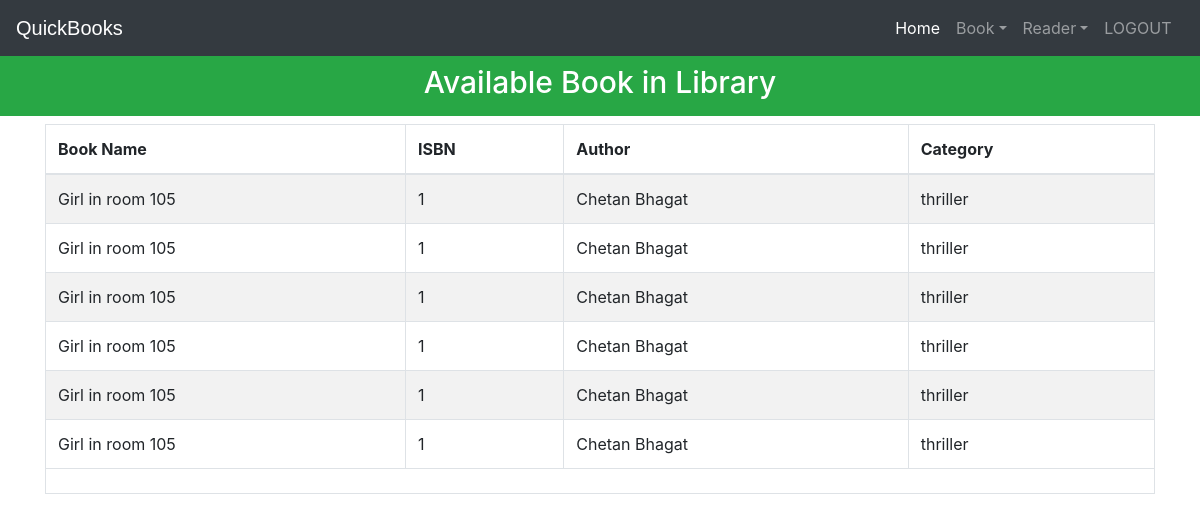
The app's page /viewbook (signed in) with its own data.
### library/models.py (models this page shows, shortened)
class Book(models.Model):
    catchoice= [
        ('education', 'Education'),
        ('entertainment', 'Entertainment'),
        ('comics', 'Comics'),
        ('biography', 'Biography'),
        ('history', 'History'),
        ('novel', 'Novel'),
        ('fantasy', 'Fantasy'),
        ('thriller', 'Thriller'),
        ('romance', 'Romance'),
        ('scifi','Sci-Fi')
        ]
    name=models.CharField(max_length=30)
    isbn=models.PositiveIntegerField()
    author=models.CharField(max_length=40)
    category=models.CharField(max_length=30,choices=catchoice,default='education')

### library/views.py (the view)
# urls.py: path('viewbook', views.viewbook_view),
@login_required(login_url='adminlogin')
@user_passes_test(is_admin)
def viewbook_view(request):
    books=models.Book.objects.all()
    return render(request,'library/viewbook.html',{'books':books})

### library/views.py (called while the page is built)
def is_admin(user):
    return user.groups.filter(name='ADMIN').exists()

### templates/library/viewbook.html (shortened to what this page needs)
<!DOCTYPE html>
<html lang="en" dir="ltr">
  <head>
  </head>
  <body>
    {% include "library/navbaradmin.html" %}
    <br>
    <br>
    <h3 class="p-3 mb-2 bg-success text-white" style = 'font-size: 30px;text-align:center;'>Available Book in Library</h3>
{% if books%}
<div class="container">
  <table class="table table-hover table-condensed table-striped table-bordered">
    <thead>
    <tr>
    <th>Book Name</th>
    <th>ISBN</th>
    <th>Author</th>
    <th>Category</th>
    </tr>
    </thead>
    <tfoot>
    <tr>
    <td colspan="4" rowspan="4">
    </td>
    </tr>
    </tfoot>
    <tbody>
      {% for book in books %}
        <tr>
          <td>{{book.name}}</td>
          <td>{{book.isbn}}</td>
          <td>{{book.author}}</td>
          <td>{{book.category}}</td>
        </tr>
      {% endfor %}
    </tbody>
    </table>
</div>
{%else%}
<h1>Have 0 book</h1>
{%endif%}
<br><br><br><br><br><br><br><br><br>
    {% include "library/footer.html" %}
  </body>
</html>

### templates/library/navbaradmin.html (shortened to what this page needs)
<!DOCTYPE html>
{% load static %}
<html lang="en">
<head>
<link rel="stylesheet" href="https://stackpath.bootstrapcdn.com/bootstrap/4.3.1/css/bootstrap.min.css">
<link rel="stylesheet" href="https://maxcdn.bootstrapcdn.com/font-awesome/4.7.0/css/font-awesome.min.css">
</head>
<body>
<div class="bs-example">
    <nav class="navbar navbar-expand-md bg-dark navbar-dark fixed-top">
        <a href="/" class="navbar-brand">QuickBooks</a>
        <div class="collapse navbar-collapse justify-content-between" id="navbarCollapse">
            <div class="navbar-nav">
              <a href="/" class="nav-item nav-link active">Home</a>
                <div class="nav-item dropdown">
                  <a href="#" class="nav-link dropdown-toggle" data-toggle="dropdown">Book</a>
                </div>
                <div class="nav-item dropdown">
                  <a href="#" class="nav-link dropdown-toggle" data-toggle="dropdown">Reader</a>
                </div>
                <a href="logout" class="nav-item nav-link">LOGOUT</a> &nbsp
            </div>
        </div>
    </nav>
</div>
</body>
</html>

### templates/library/footer.html (shortened to what this page needs)
<!DOCTYPE html>
<html>
<head>
</head>
</html>

### templates/library/navbaradmin.html (style rules this page uses)
.bs-example { margin: 0px; }
.navbar-brand { font-size: 20px; font-family: sans-serif; }

### records on screen
Book: name "Girl in room 105", isbn "1", author "Chetan Bhagat", category "thriller"
Book: name "Girl in room 105", isbn "1", author "Chetan Bhagat", category "thriller"
Book: name "Girl in room 105", isbn "1", author "Chetan Bhagat", category "thriller"
Book: name "Girl in room 105", isbn "1", author "Chetan Bhagat", category "thriller"
Book: name "Girl in room 105", isbn "1", author "Chetan Bhagat", category "thriller"
Book: name "Girl in room 105", isbn "1", author "Chetan Bhagat", category "thriller"
